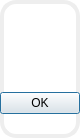
<?xml version="1.0" encoding="UTF-8"?>
<ui version="4.0">
 <class>MessageWindow</class>
 <widget class="QDialog" name="MessageWindow">
  <property name="geometry">
   <rect>
    <x>0</x>
    <y>0</y>
    <width>80</width>
    <height>138</height>
   </rect>
  </property>
  <property name="sizePolicy">
   <sizepolicy hsizetype="Expanding" vsizetype="Expanding">
    <horstretch>0</horstretch>
    <verstretch>0</verstretch>
   </sizepolicy>
  </property>
  <property name="windowTitle">
   <string>Dialog</string>
  </property>
  <property name="styleSheet">
   <string notr="true">QDialog {
	border: 4px solid #eee; 
	border-radius: 16px;	
	background-color: rgb(255, 255, 255);
}</string>
  </property>
  <layout class="QVBoxLayout" name="verticalLayout">
   <property name="spacing">
    <number>0</number>
   </property>
   <property name="leftMargin">
    <number>0</number>
   </property>
   <property name="topMargin">
    <number>0</number>
   </property>
   <property name="rightMargin">
    <number>0</number>
   </property>
   <property name="bottomMargin">
    <number>0</number>
   </property>
   <item>
    <widget class="QLabel" name="text">
     <property name="sizePolicy">
      <sizepolicy hsizetype="Expanding" vsizetype="Expanding">
       <horstretch>0</horstretch>
       <verstretch>0</verstretch>
      </sizepolicy>
     </property>
     <property name="font">
      <font>
       <pointsize>10</pointsize>
      </font>
     </property>
     <property name="text">
      <string/>
     </property>
     <property name="alignment">
      <set>Qt::AlignCenter</set>
     </property>
     <property name="margin">
      <number>20</number>
     </property>
    </widget>
   </item>
   <item>
    <widget class="QDialogButtonBox" name="buttonBox">
     <property name="sizePolicy">
      <sizepolicy hsizetype="Expanding" vsizetype="Expanding">
       <horstretch>0</horstretch>
       <verstretch>0</verstretch>
      </sizepolicy>
     </property>
     <property name="minimumSize">
      <size>
       <width>0</width>
       <height>0</height>
      </size>
     </property>
     <property name="font">
      <font>
       <pointsize>10</pointsize>
      </font>
     </property>
     <property name="styleSheet">
      <string notr="true">
border-top: 1px solid red;


QPushButton {
	border: 0px;
	background-color: rgb(255, 255, 255);
}

</string>
     </property>
     <property name="orientation">
      <enum>Qt::Horizontal</enum>
     </property>
     <property name="standardButtons">
      <set>QDialogButtonBox::Ok</set>
     </property>
     <property name="centerButtons">
      <bool>true</bool>
     </property>
    </widget>
   </item>
  </layout>
 </widget>
 <resources/>
 <connections>
  <connection>
   <sender>buttonBox</sender>
   <signal>accepted()</signal>
   <receiver>MessageWindow</receiver>
   <slot>accept()</slot>
   <hints>
    <hint type="sourcelabel">
     <x>248</x>
     <y>254</y>
    </hint>
    <hint type="destinationlabel">
     <x>157</x>
     <y>274</y>
    </hint>
   </hints>
  </connection>
  <connection>
   <sender>buttonBox</sender>
   <signal>rejected()</signal>
   <receiver>MessageWindow</receiver>
   <slot>reject()</slot>
   <hints>
    <hint type="sourcelabel">
     <x>316</x>
     <y>260</y>
    </hint>
    <hint type="destinationlabel">
     <x>286</x>
     <y>274</y>
    </hint>
   </hints>
  </connection>
 </connections>
</ui>
